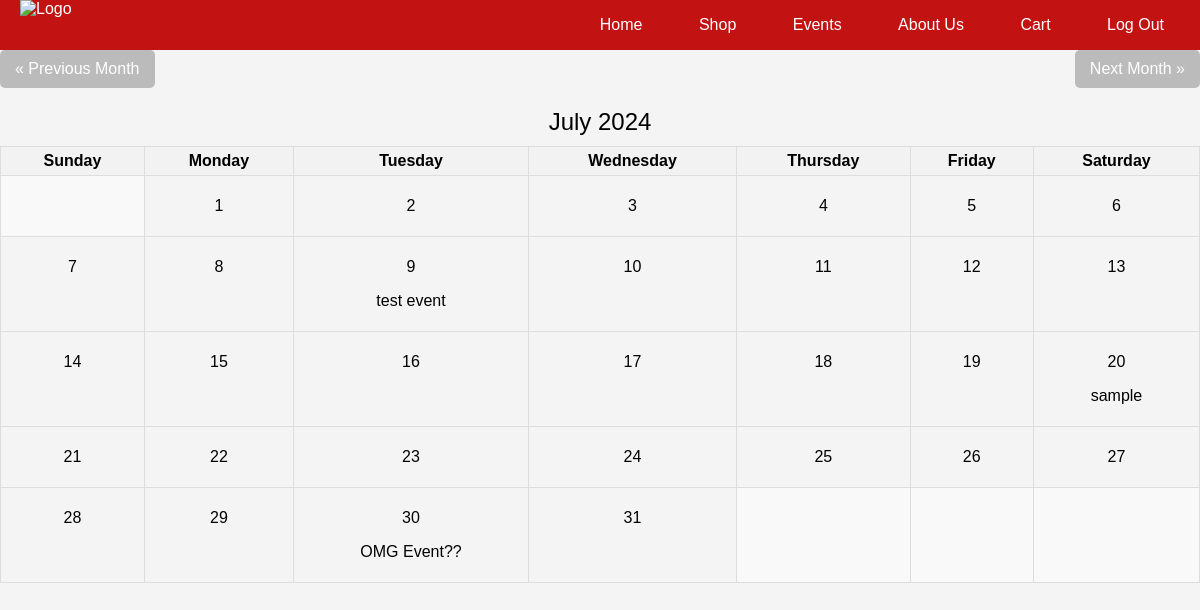
Page /EzRebornProgram/homepage/schedule.php on the committed database.
### tables this page shows
CREATE TABLE `events` (
  `id` int(11) NOT NULL,
  `eventName` varchar(255) NOT NULL,
  `eventDate` date NOT NULL,
  `eventDescription` varchar(255) NOT NULL,
  `eventPhoto` varchar(255) NOT NULL
);

### EzRebornProgram/homepage/schedule.php (the view, shortened to what this page needs)
<?php
include('../LogReg/database.php');
$sql = "SELECT eventName, eventDate, eventDescription FROM events";
$result = $conn->query($sql);
$events = array();
if ($result->num_rows > 0) {
    while($row = $result->fetch_assoc()) {
        $events[] = $row;
    }
}
function build_calendar($month, $year, $events) {
    $daysOfWeek = array('Sunday', 'Monday', 'Tuesday', 'Wednesday', 'Thursday', 'Friday', 'Saturday');
    $firstDayOfMonth = mktime(0, 0, 0, $month, 1, $year);
    $numberDays = date('t', $firstDayOfMonth);
    $dateComponents = getdate($firstDayOfMonth);
    $monthName = $dateComponents['month'];
    $dayOfWeek = $dateComponents['wday'];
    $calendar = "<table class='calendar'>";
    $calendar .= "<caption>$monthName $year</caption>";
    $calendar .= "<tr>";
    foreach ($daysOfWeek as $day) {
        $calendar .= "<th class='header'>$day</th>";
    }
    $calendar .= "</tr><tr>";
    if ($dayOfWeek > 0) {
        for ($k=0; $k<$dayOfWeek; $k++) {
            $calendar .= "<td class='empty'></td>";
        }
    }
    $currentDay = 1;
    while ($currentDay <= $numberDays) {
        if ($dayOfWeek == 7) {
            $dayOfWeek = 0;
            $calendar .= "</tr><tr>";
        }
        $currentDate = "$year-" . str_pad($month, 2, "0", STR_PAD_LEFT) . "-" . str_pad($currentDay, 2, "0", STR_PAD_LEFT);
        $dayEvents = array_filter($events, function($event) use ($currentDate) {
            return $event['eventDate'] == $currentDate;
        });
        $calendar .= "<td class='day' rel='$currentDate'>";
        $calendar .= "<p>$currentDay</p>";
        foreach ($dayEvents as $event) {
            $calendar .= "<p>{$event['eventName']}</p>";
        }
        $calendar .= "</td>";
        $currentDay++;
        $dayOfWeek++;
    }
    if ($dayOfWeek != 7) {
        $remainingDays = 7 - $dayOfWeek;
        for ($i=0; $i<$remainingDays; $i++) {
            $calendar .= "<td class='empty'></td>";
        }
    }
    $calendar .= "</tr>";
    $calendar .= "</table>";
    return $calendar;
}
if (isset($_GET['month']) && isset($_GET['year'])) {
    $month = intval($_GET['month']);
    $year = intval($_GET['year']);
} else {
    $dateComponents = getdate();
    $month = $dateComponents['mon'];
    $year = $dateComponents['year'];
}
$prevMonth = $month == 1 ? 12 : $month - 1;
$prevYear = $month == 1 ? $year - 1 : $year;
$nextMonth = $month == 12 ? 1 : $month + 1;
$nextYear = $month == 12 ? $year + 1 : $year;
?>
<!DOCTYPE html>
<html lang="en">
<head>
    <link rel="stylesheet" href="style.css">
</head>
<body>
    <header>
        <img src="img/EzR Logo.png" alt="Logo" class="logo">
        <nav>
            <ul>
                <li><a href="home.php">Home</a></li>
                <li><a href="shop.php">Shop</a></li>
                <li class="current"><a href="schedule.php">Events</a></li>
                <li><a href="about.php">About Us</a></li>
                <li><a href="cart.php">Cart</a></li>
                <li><a href="../LogReg/logout.php">Log Out</a></li>
            </ul>
        </nav>
    </header>
    <div id="calendar">
        <div class="nav-links">
            <a href="?month=<?php echo $prevMonth; ?>&year=<?php echo $prevYear; ?>">&laquo; Previous Month</a>
            <a href="?month=<?php echo $nextMonth; ?>&year=<?php echo $nextYear; ?>">Next Month &raquo;</a>
        </div>
        <?php echo build_calendar($month, $year, $events); ?>
    </div>
</body>
</html>

### EzRebornProgram/homepage/style.css (style rules this page uses)
body { font-family: Arial, sans-serif; margin: 0; padding: 0; background-color: #f4f4f4; }
header { background-color: #c21212; color: #fff; padding: left; display: flex; align-items: center; justify-content: space-between; }
header img.logo { height: 50px; margin-left: 20px; }
header nav ul { list-style-type: none; margin: 0; padding: 0; }
header nav ul li { display: inline; margin-right: 20px; }
header nav ul li a { color: #fff; text-decoration: none; padding: 0.5em 1em; }

### EzRebornProgram/homepage/schedule.php (style rules this page uses)
.calendar { width: 100%; border-collapse: collapse; }
.calendar th, .calendar td { border: 1px solid #ddd; padding: 5px; text-align: center; }
.calendar th { background-color: #f2f2f2; }
.calendar .day { height: 50px; vertical-align: top; }
.calendar .empty { background-color: #f9f9f9; }
.calendar caption { padding: 10px; font-size: 1.5em; }
.nav-links { display: flex; justify-content: space-between; margin-bottom: 10px; }
.nav-links a { background-color: #bbb; color: white; padding: 10px 15px; text-decoration: none; border-radius: 5px; }
.logo { max-height: 50px; }
nav ul { list-style-type: none; padding: 0; }
nav ul li { display: inline; margin-right: 10px; }
nav ul li a { text-decoration: none; color: black; }

### rows in the picture
events: eventName "test event"
events: eventName "sample"
events: eventName "OMG Event??"

### other values in the picture
$monthName "July"
$year "2024"
$day "Sunday"
$day "Monday"
$day "Tuesday"
$day "Wednesday"
$day "Thursday"
$day "Friday"
$day "Saturday"
